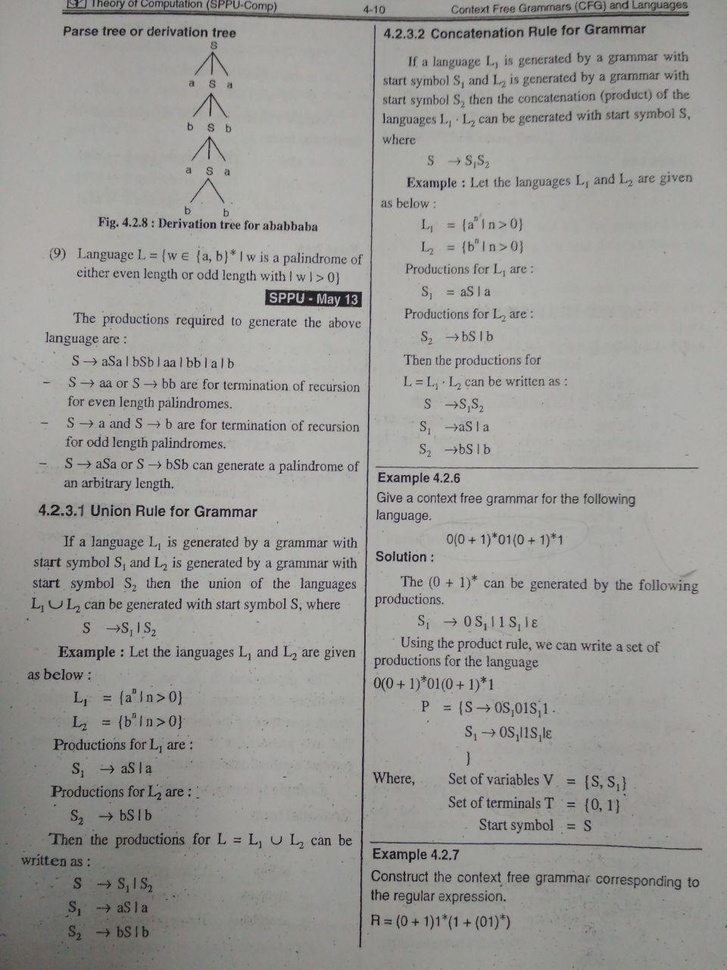
#> input picture ph.jpg, 727 x 970 px, shrunk from 960 x 1280 before the run
$ python sd.py
#> lines starting #> are read from the running program, lines starting #| are printed output that depends on the picture
import cv2
import numpy as np
from matplotlib import pyplot as plt
#from matplotlib import pyplot as plt

img =cv2.imread("ph.jpg",0)
#> img: shape (970, 727); min 0, max 213, mean 154.9

#cv2.imshow("Testing",img)
#cv2.waitKey(1000)

row=img.shape[0]
#> row = 970
col=img.shape[1]
#> col = 727
top=row*col
#> top = 705190

f=[]
b=[]

for i in range(0,256):
	f.append(0)
	b.append(i)

for i in range(0,row):
	for j in range(0,col):
		f[img[i,j]]=f[img[i,j]]+1
#> after the loop, f = 256 values, max 28378 at index 172, min 0 at index 2, mean 2754.6

for i in range(0,256):
	f[i]=f[i]/top
#> after the loop, f = 256 values, max 0.0402 at index 172, min 0 at index 2, mean 0.00391


plt.plot(b,f)
plt.show()
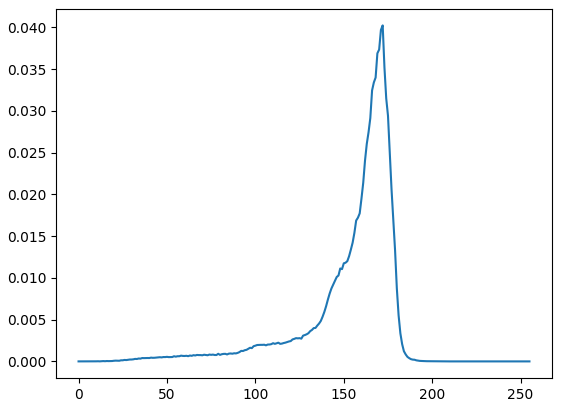
#> figure drawn by matplotlib, 1 panel; curve peaks at x = 172, y = 0.0402
#for i in range(0,256):
#	print("f[",i,"] = ",f[i])

for i in range(0,row):
	for j in range(0,col):
		if img[i,j]<90:
			img[i,j]=0
		else:
			img[i,j]=255
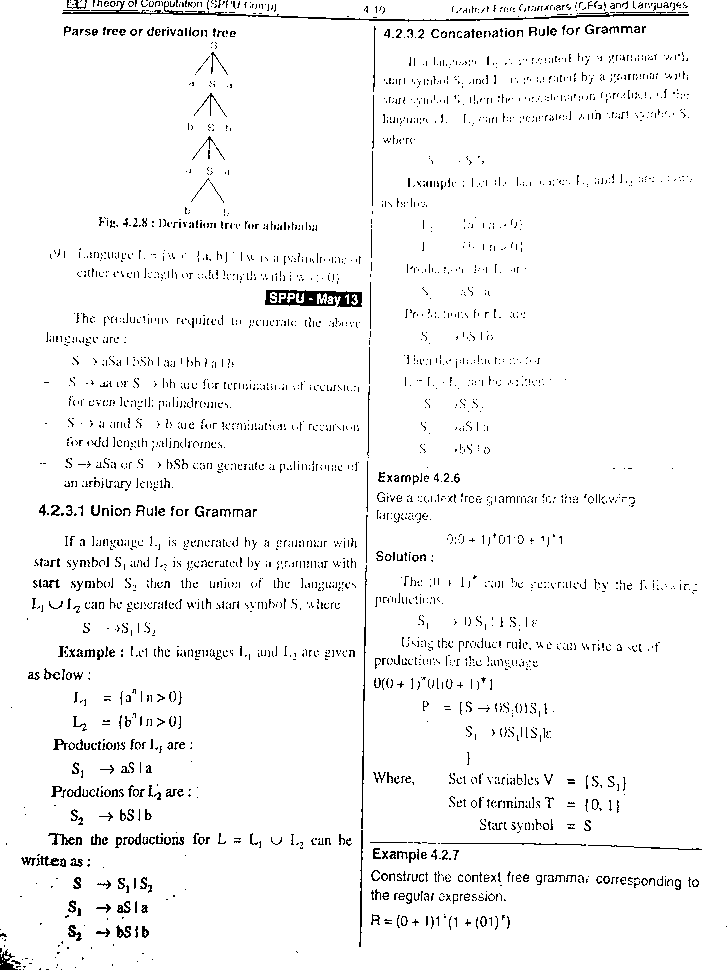
#> img: shape (970, 727); 96% white; black in thin lines or dots


cv2.imwrite("img5.png",img)
